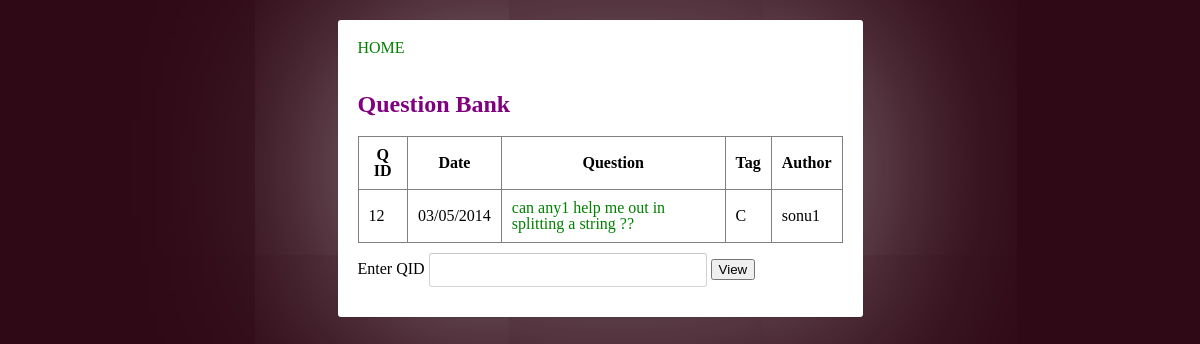
The app's page /allc.php with its own data.
### tables this page shows
CREATE TABLE IF NOT EXISTS `questions` (
  `qid` int(11) NOT NULL AUTO_INCREMENT,
  `question` varchar(255) NOT NULL,
  `username` varchar(20) DEFAULT NULL,
  `tag` varchar(10) DEFAULT NULL,
  `datee` varchar(30) DEFAULT NULL,
  `timee` varchar(30) DEFAULT NULL,
  PRIMARY KEY (`qid`),
  KEY `username` (`username`)
);

### allc.php (the view, shortened to what this page needs)
<!DOCTYPE html>
<html>
    <head>
         <link rel="stylesheet" href="style.css">
    </head>
    <body>
         <form action="Cprog.php" method="get">
        <div class="container">
    <section class="register">
         <a href="mainpage1.php">HOME</a>
         <br/><br>
         <h2>Question Bank</h2>
        <table border="1" cellspacing="10" cellpadding="10">
            <th>Q ID</th>
            <th>Date</th>
            <th>Question</th>
             <th>Tag</th>
            <th>Author</th>
            <?php
$sql="select * from questions where tag='c' order by qid desc";
$res=mysql_query($sql);
while($row=mysql_fetch_array($res))
{
echo "<tr>";
echo"<td>".$row['qid']."</td><td>".$row['datee']."</td><td><a href='myown.php'>".$row['question']."</a></td><td>".$row['tag']."</td><td>".$row['username']."</td>";
echo "</tr>";
}
            ?>
        </table>
          Enter QID <input type="text" name="qid"/>
          <button class="buttonscrolly">View</button>
    </section>
           </div>
        </form>
    </body>
</html>

### style.css (style rules this page uses)
body { line-height: 1; }
table { border-collapse: collapse; border-spacing: 0; }
body { background: #2F0916; font-family:"Trebuchet MS",tahoma; }
a { color:green; text-decoration: none; }
.container { width: 525px; margin-left: auto; margin-right: auto; }
.register { position: relative; margin-top:20px; padding: 20px 20px 20px; background: #fff; border-radius: 3px; -webkit-box-shadow: 0 0 200px rgba(255, 255, 255, 0.5), 0 1px 2px rgba(0, 0, 0, 0.3); -moz-box-shadow: 0 0 200px rgba(255, 255, 255, 0.5), 0 1px 2px rgba(0, 0, 0, 0.3); box-shadow: 0 0 200px rgba(255, 255, 255, 0.5), 0 1px 2px rgba(0, 0, 0, 0.3); }
.register input[type=text], .register input[type=password] ,.register select,.register textarea { width: 278px; }
input { font-family:"Trebuchet MS",tahoma; font-size: 14px; }
input[type=text], input[type=password] ,.register select,.register textarea { margin: 5px; padding: 0 10px; height: 34px; color: black; background: #fff; border-width: 1px; border-style: solid; border-color: #c4c4c4 #d1d1d1 #d4d4d4; border-radius:3px; margin:10px 0; }

### allc.php (style rules this page uses)
* { -webkit-box-sizing: border-box; -moz-box-sizing: border-box; -ms-box-sizing: border-box; box-sizing: border-box; }
h2 { color: purple; }

### records on screen
questions: qid "12", datee "03/05/2014", question "can any1 help me out in splitting a string ??", tag "C", username "sonu1"
